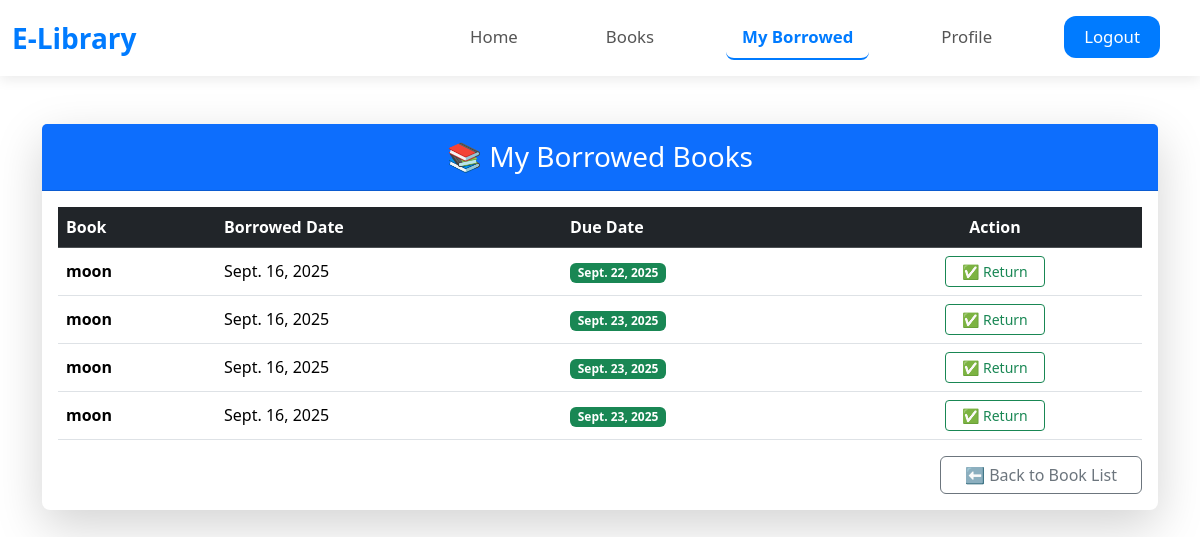
Page /my-borrowed/ (signed in) on the committed database.
### library/models.py (models this page shows, shortened)
class Transaction(models.Model):
    STATUS_CHOICES = [
        ('borrowed', 'Borrowed'),
        ('returned', 'Returned'),
    ]
    user = models.ForeignKey(User, on_delete=models.CASCADE) #who borrowed the book.
    book = models.ForeignKey(Book, on_delete=models.CASCADE)# Which book was borrowed.
    borrowed_date = models.DateField(default=timezone.now)
    due_date = models.DateField() # Set days when borrowing
    returned_date = models.DateField(null=True, blank=True)
    status = models.CharField(max_length=10, choices=STATUS_CHOICES, default='borrowed')

class Book(models.Model):
    title = models.CharField(max_length=255)
    author = models.CharField(max_length=255)
    category = models.CharField(max_length=100)
    pages = models.PositiveIntegerField()
    total_copies = models.PositiveIntegerField(default=1)
    available_copies = models.PositiveIntegerField(default=1)
    created_at = models.DateTimeField(auto_now_add=True)
    added_by_id = models.IntegerField(default=0)

### library/views.py (the view)
# urls.py: path('my-borrowed/', views.my_borrowed_books, name='my_borrowed_books'),
@login_required
def my_borrowed_books(request):
    user = request.user
    transactions = Transaction.objects.filter(user=user, status='borrowed')
    return render(request, 'library/my_borrowed_books.html', {'transactions': transactions})

### library/templates/library/my_borrowed_books.html
{% include "base.html" %}
{% block content %}
<div class="container my-5">
    <div class="card shadow-lg border-0 rounded-3">
        <div class="card-header bg-primary text-white text-center py-3">
            <h3 class="mb-0">📚 My Borrowed Books</h3>
        </div>
        <div class="card-body">
            <table class="table table-hover align-middle">
                <thead class="table-dark">
                    <tr>
                        <th scope="col">Book</th>
                        <th scope="col">Borrowed Date</th>
                        <th scope="col">Due Date</th>
                        <th scope="col" class="text-center">Action</th>
                    </tr>
                </thead>
                <tbody>
                    {% for txn in transactions %}
                    <tr>
                        <td><strong>{{ txn.book.title }}</strong></td>
                        <td>{{ txn.borrowed_date }}</td>
                        <td>
                            {% if txn.due_date < today %}
                                <span class="badge bg-danger">Overdue: {{ txn.due_date }}</span>
                            {% else %}
                                <span class="badge bg-success">{{ txn.due_date }}</span>
                            {% endif %}
                        </td>
                        <td class="text-center">
                            <a href="{% url 'return_book' txn.id %}" class="btn btn-sm btn-outline-success px-3">
                                ✅ Return
                            </a>
                        </td>
                    </tr>
                    {% empty %}
                    <tr>
                        <td colspan="4" class="text-center text-muted">
                            <em>No borrowed books.</em>
                        </td>
                    </tr>
                    {% endfor %}
                </tbody>
            </table>
            <div class="d-flex justify-content-end">
                <a href="{% url 'book_list' %}" class="btn btn-outline-secondary px-4">
                    ⬅ Back to Book List
                </a>
            </div>
        </div>
    </div>
</div>
{% endblock %}

### rows in the picture
Transaction: book "moon", borrowed_date "Sept. 16, 2025", due_date "Sept. 22, 2025"
Transaction: book "moon", borrowed_date "Sept. 16, 2025", due_date "Sept. 23, 2025"
Transaction: book "moon", borrowed_date "Sept. 16, 2025", due_date "Sept. 23, 2025"
Transaction: book "moon", borrowed_date "Sept. 16, 2025", due_date "Sept. 23, 2025"
